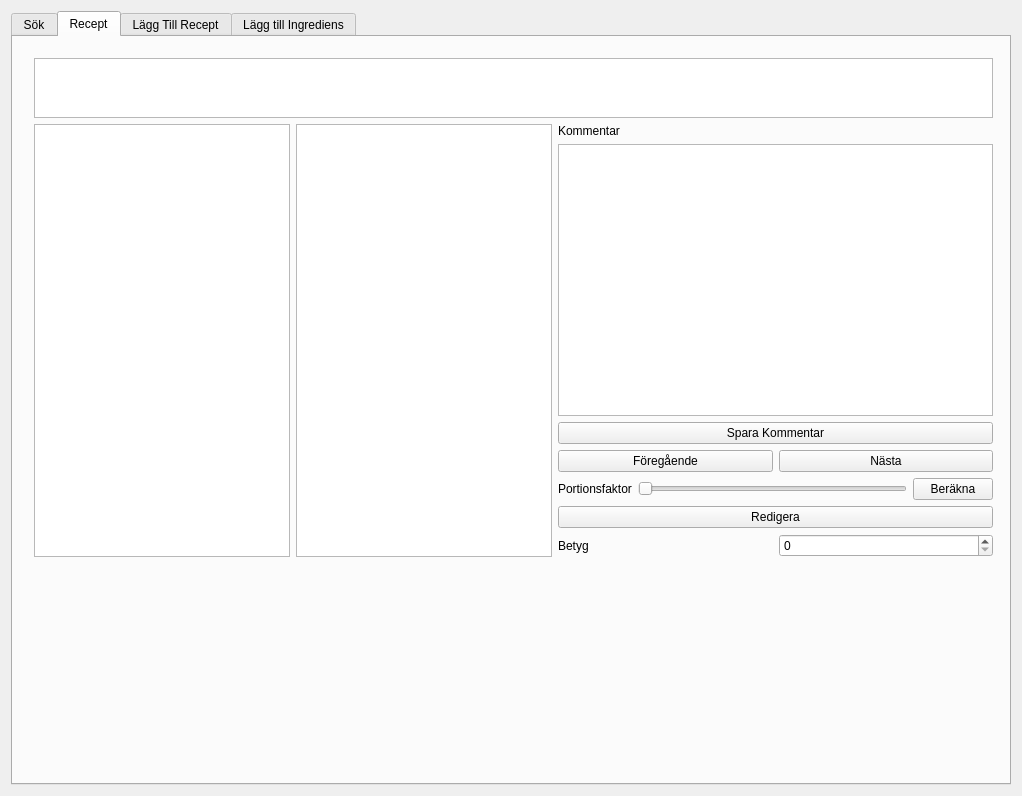
<?xml version="1.0" encoding="UTF-8"?>
<ui version="4.0">
 <class>MatLabb</class>
 <widget class="QWidget" name="MatLabb">
  <property name="windowModality">
   <enum>Qt::NonModal</enum>
  </property>
  <property name="geometry">
   <rect>
    <x>0</x>
    <y>0</y>
    <width>1022</width>
    <height>796</height>
   </rect>
  </property>
  <property name="windowTitle">
   <string>MatLabb</string>
  </property>
  <layout class="QHBoxLayout" name="horizontalLayout">
   <property name="spacing">
    <number>6</number>
   </property>
   <item>
    <widget class="QTabWidget" name="tabs">
     <property name="minimumSize">
      <size>
       <width>786</width>
       <height>0</height>
      </size>
     </property>
     <property name="layoutDirection">
      <enum>Qt::LeftToRight</enum>
     </property>
     <property name="autoFillBackground">
      <bool>false</bool>
     </property>
     <property name="styleSheet">
      <string notr="true"/>
     </property>
     <property name="tabPosition">
      <enum>QTabWidget::North</enum>
     </property>
     <property name="tabShape">
      <enum>QTabWidget::Rounded</enum>
     </property>
     <property name="currentIndex">
      <number>1</number>
     </property>
     <property name="movable">
      <bool>false</bool>
     </property>
     <widget class="QWidget" name="search_view">
      <attribute name="title">
       <string>Sök</string>
      </attribute>
      <widget class="QWidget" name="layoutWidget">
       <property name="geometry">
        <rect>
         <x>620</x>
         <y>10</y>
         <width>371</width>
         <height>521</height>
        </rect>
       </property>
       <layout class="QHBoxLayout" name="SearchResultLayout">
        <item>
         <widget class="QListWidget" name="listWresults"/>
        </item>
        <item>
         <widget class="QListWidget" name="listWresultsinfo">
          <property name="selectionMode">
           <enum>QAbstractItemView::NoSelection</enum>
          </property>
         </widget>
        </item>
        <item>
         <layout class="QVBoxLayout" name="verticalLayout_3">
          <item>
           <spacer name="verticalSpacer">
            <property name="orientation">
             <enum>Qt::Vertical</enum>
            </property>
            <property name="sizeHint" stdset="0">
             <size>
              <width>20</width>
              <height>408</height>
             </size>
            </property>
           </spacer>
          </item>
          <item>
           <widget class="QPushButton" name="OpenButton">
            <property name="text">
             <string>Öppna</string>
            </property>
           </widget>
          </item>
          <item>
           <widget class="QPushButton" name="AddButton">
            <property name="text">
             <string>Lägg till</string>
            </property>
           </widget>
          </item>
         </layout>
        </item>
       </layout>
      </widget>
      <widget class="QWidget" name="layoutWidget">
       <property name="geometry">
        <rect>
         <x>10</x>
         <y>10</y>
         <width>603</width>
         <height>521</height>
        </rect>
       </property>
       <layout class="QHBoxLayout" name="horizontalLayout_14">
        <item>
         <layout class="QVBoxLayout" name="IngredientLayout_3">
          <item>
           <layout class="QHBoxLayout" name="horizontalLayout_2">
            <item>
             <widget class="QLineEdit" name="lineEdit_dbsearch"/>
            </item>
            <item>
             <widget class="QPushButton" name="pushButton_dbsearch">
              <property name="text">
               <string>Titelsök</string>
              </property>
             </widget>
            </item>
           </layout>
          </item>
          <item>
           <layout class="QVBoxLayout" name="IngredientLayout">
            <item>
             <widget class="QLabel" name="Ingredienser">
              <property name="text">
               <string>Ingredienser</string>
              </property>
             </widget>
            </item>
            <item>
             <layout class="QHBoxLayout" name="horizontalLayout_3" stretch="0,1,0">
              <item>
               <widget class="QListWidget" name="ingredientlist_deselected">
                <property name="autoFillBackground">
                 <bool>false</bool>
                </property>
                <property name="horizontalScrollBarPolicy">
                 <enum>Qt::ScrollBarAlwaysOff</enum>
                </property>
               </widget>
              </item>
              <item>
               <layout class="QVBoxLayout" name="verticalLayout">
                <property name="spacing">
                 <number>2</number>
                </property>
                <item>
                 <widget class="QPushButton" name="pushButton_select">
                  <property name="text">
                   <string>&gt;&gt;</string>
                  </property>
                 </widget>
                </item>
                <item>
                 <widget class="QPushButton" name="pushButton_deselect">
                  <property name="text">
                   <string>&lt;&lt;</string>
                  </property>
                 </widget>
                </item>
               </layout>
              </item>
              <item>
               <widget class="QListWidget" name="ingredientlist_selected">
                <property name="horizontalScrollBarPolicy">
                 <enum>Qt::ScrollBarAlwaysOff</enum>
                </property>
               </widget>
              </item>
             </layout>
            </item>
           </layout>
          </item>
         </layout>
        </item>
        <item>
         <layout class="QVBoxLayout" name="verticalLayout_2">
          <item>
           <layout class="QVBoxLayout" name="AllergeneLayout">
            <item>
             <widget class="QLabel" name="label">
              <property name="text">
               <string>Genetiska Tillkortakommanden</string>
              </property>
             </widget>
            </item>
            <item>
             <layout class="QHBoxLayout" name="horizontalLayout_5">
              <item>
               <widget class="QListWidget" name="allergenes_deselected">
                <property name="horizontalScrollBarPolicy">
                 <enum>Qt::ScrollBarAlwaysOff</enum>
                </property>
                <item>
                 <property name="text">
                  <string>Chilipeppar</string>
                 </property>
                </item>
                <item>
                 <property name="text">
                  <string>Frukt</string>
                 </property>
                </item>
                <item>
                 <property name="text">
                  <string>Gluten</string>
                 </property>
                </item>
                <item>
                 <property name="text">
                  <string>Havre</string>
                 </property>
                </item>
                <item>
                 <property name="text">
                  <string>Jordnötter</string>
                 </property>
                </item>
                <item>
                 <property name="text">
                  <string>Kött</string>
                 </property>
                </item>
                <item>
                 <property name="text">
                  <string>Laktos</string>
                 </property>
                </item>
                <item>
                 <property name="text">
                  <string>Mjölk</string>
                 </property>
                </item>
                <item>
                 <property name="text">
                  <string>Skaldjur</string>
                 </property>
                </item>
                <item>
                 <property name="text">
                  <string>Soja</string>
                 </property>
                </item>
                <item>
                 <property name="text">
                  <string>Trädnötter</string>
                 </property>
                </item>
                <item>
                 <property name="text">
                  <string>Vitlök</string>
                 </property>
                </item>
                <item>
                 <property name="text">
                  <string>Vete</string>
                 </property>
                </item>
                <item>
                 <property name="text">
                  <string>Ägg</string>
                 </property>
                </item>
               </widget>
              </item>
              <item>
               <layout class="QVBoxLayout" name="verticalLayout_4">
                <item>
                 <widget class="QPushButton" name="pushButton_allergenes_select">
                  <property name="text">
                   <string>&gt;&gt;</string>
                  </property>
                 </widget>
                </item>
                <item>
                 <widget class="QPushButton" name="pushButton_allergenes_deselect">
                  <property name="text">
                   <string>&lt;&lt;</string>
                  </property>
                 </widget>
                </item>
               </layout>
              </item>
              <item>
               <widget class="QListWidget" name="allergenes_selected">
                <property name="horizontalScrollBarPolicy">
                 <enum>Qt::ScrollBarAlwaysOff</enum>
                </property>
               </widget>
              </item>
             </layout>
            </item>
           </layout>
          </item>
          <item>
           <layout class="QVBoxLayout" name="DietLayouts">
            <item>
             <widget class="QLabel" name="label_3">
              <property name="text">
               <string>Kosthållning</string>
              </property>
             </widget>
            </item>
            <item>
             <layout class="QHBoxLayout" name="horizontalLayout_6">
              <item>
               <widget class="QListWidget" name="diet_deselected">
                <property name="horizontalScrollBarPolicy">
                 <enum>Qt::ScrollBarAlwaysOff</enum>
                </property>
                <item>
                 <property name="text">
                  <string>Halal</string>
                 </property>
                </item>
                <item>
                 <property name="text">
                  <string>Kosher</string>
                 </property>
                </item>
                <item>
                 <property name="text">
                  <string>Vegan</string>
                 </property>
                </item>
                <item>
                 <property name="text">
                  <string>Vegetarian</string>
                 </property>
                </item>
               </widget>
              </item>
              <item>
               <layout class="QVBoxLayout" name="verticalLayout_5">
                <item>
                 <widget class="QPushButton" name="pushButton_diet_select">
                  <property name="text">
                   <string>&gt;&gt;</string>
                  </property>
                 </widget>
                </item>
                <item>
                 <widget class="QPushButton" name="pushButton_diet_deselect">
                  <property name="text">
                   <string>&lt;&lt;</string>
                  </property>
                 </widget>
                </item>
               </layout>
              </item>
              <item>
               <widget class="QListWidget" name="diet_selected">
                <property name="horizontalScrollBarPolicy">
                 <enum>Qt::ScrollBarAlwaysOff</enum>
                </property>
               </widget>
              </item>
             </layout>
            </item>
           </layout>
          </item>
          <item>
           <layout class="QVBoxLayout" name="IntervalLayout">
            <item>
             <layout class="QHBoxLayout" name="EnergyLayout">
              <item>
               <widget class="QLabel" name="energyLabel">
                <property name="text">
                 <string>Energiintervall</string>
                </property>
               </widget>
              </item>
              <item>
               <widget class="QSpinBox" name="energyMin">
                <property name="suffix">
                 <string> kcal</string>
                </property>
               </widget>
              </item>
              <item>
               <widget class="QSpinBox" name="energyMax">
                <property name="suffix">
                 <string> kcal</string>
                </property>
                <property name="maximum">
                 <number>99999</number>
                </property>
               </widget>
              </item>
             </layout>
            </item>
            <item>
             <layout class="QHBoxLayout" name="TimeLayout">
              <item>
               <widget class="QLabel" name="label_16">
                <property name="text">
                 <string>Tidsintervall</string>
                </property>
               </widget>
              </item>
              <item>
               <widget class="QSpinBox" name="timeMin">
                <property name="suffix">
                 <string> m</string>
                </property>
               </widget>
              </item>
              <item>
               <widget class="QSpinBox" name="timeMax">
                <property name="suffix">
                 <string> m</string>
                </property>
                <property name="maximum">
                 <number>99999</number>
                </property>
               </widget>
              </item>
             </layout>
            </item>
            <item>
             <layout class="QHBoxLayout" name="CostLayout">
              <item>
               <widget class="QLabel" name="label_14">
                <property name="text">
                 <string>Kostnadsintervall</string>
                </property>
               </widget>
              </item>
              <item>
               <widget class="QSpinBox" name="costMin">
                <property name="suffix">
                 <string> kr</string>
                </property>
               </widget>
              </item>
              <item>
               <widget class="QSpinBox" name="costMax">
                <property name="suffix">
                 <string> kr</string>
                </property>
                <property name="maximum">
                 <number>99999</number>
                </property>
               </widget>
              </item>
             </layout>
            </item>
            <item>
             <widget class="QPushButton" name="searchButton">
              <property name="text">
               <string>Sök</string>
              </property>
             </widget>
            </item>
           </layout>
          </item>
         </layout>
        </item>
       </layout>
      </widget>
     </widget>
     <widget class="QWidget" name="recipe_view">
      <attribute name="title">
       <string>Recept</string>
      </attribute>
      <widget class="QWidget" name="layoutWidget">
       <property name="geometry">
        <rect>
         <x>10</x>
         <y>10</y>
         <width>981</width>
         <height>521</height>
        </rect>
       </property>
       <layout class="QVBoxLayout" name="RecipeViewLayout">
        <item>
         <widget class="QListWidget" name="RecipeInfo">
          <property name="maximumSize">
           <size>
            <width>16777215</width>
            <height>60</height>
           </size>
          </property>
         </widget>
        </item>
        <item>
         <layout class="QHBoxLayout" name="horizontalLayout_10">
          <item>
           <layout class="QHBoxLayout" name="horizontalLayout_8">
            <item>
             <widget class="QTextBrowser" name="RecipeIngredients"/>
            </item>
            <item>
             <widget class="QTextBrowser" name="Method">
              <property name="acceptDrops">
               <bool>false</bool>
              </property>
              <property name="undoRedoEnabled">
               <bool>false</bool>
              </property>
              <property name="html">
               <string>&lt;!DOCTYPE HTML PUBLIC &quot;-//W3C//DTD HTML 4.0//EN&quot; &quot;http://www.w3.org/TR/REC-html40/strict.dtd&quot;&gt;
&lt;html&gt;&lt;head&gt;&lt;meta name=&quot;qrichtext&quot; content=&quot;1&quot; /&gt;&lt;style type=&quot;text/css&quot;&gt;
p, li { white-space: pre-wrap; }
&lt;/style&gt;&lt;/head&gt;&lt;body style=&quot; font-family:'Noto Sans'; font-size:9pt; font-weight:400; font-style:normal;&quot;&gt;
&lt;p style=&quot;-qt-paragraph-type:empty; margin-top:0px; margin-bottom:0px; margin-left:0px; margin-right:0px; -qt-block-indent:0; text-indent:0px;&quot;&gt;&lt;br /&gt;&lt;/p&gt;&lt;/body&gt;&lt;/html&gt;</string>
              </property>
             </widget>
            </item>
           </layout>
          </item>
          <item>
           <layout class="QVBoxLayout" name="verticalLayout_9">
            <item>
             <layout class="QVBoxLayout" name="commentVerticalLayout">
              <item>
               <layout class="QVBoxLayout" name="verticalLayout_6">
                <item>
                 <widget class="QLabel" name="Kommentar">
                  <property name="text">
                   <string>Kommentar</string>
                  </property>
                 </widget>
                </item>
                <item>
                 <widget class="QPlainTextEdit" name="comment_plainTextEdit"/>
                </item>
                <item>
                 <widget class="QPushButton" name="comment">
                  <property name="text">
                   <string>Spara Kommentar</string>
                  </property>
                 </widget>
                </item>
                <item>
                 <layout class="QHBoxLayout" name="horizontalLayout_4">
                  <item>
                   <widget class="QPushButton" name="pushButton_3">
                    <property name="text">
                     <string>Föregående</string>
                    </property>
                   </widget>
                  </item>
                  <item>
                   <widget class="QPushButton" name="pushButton_2">
                    <property name="text">
                     <string>Nästa</string>
                    </property>
                   </widget>
                  </item>
                 </layout>
                </item>
               </layout>
              </item>
             </layout>
            </item>
            <item>
             <layout class="QVBoxLayout" name="verticalLayout_8">
              <item>
               <layout class="QHBoxLayout" name="horizontalLayout_7">
                <item>
                 <widget class="QLabel" name="label_5">
                  <property name="text">
                   <string>Portionsfaktor</string>
                  </property>
                 </widget>
                </item>
                <item>
                 <widget class="QSlider" name="horizontalSlider">
                  <property name="orientation">
                   <enum>Qt::Horizontal</enum>
                  </property>
                 </widget>
                </item>
                <item>
                 <widget class="QPushButton" name="pushButton">
                  <property name="text">
                   <string>Beräkna</string>
                  </property>
                 </widget>
                </item>
               </layout>
              </item>
              <item>
               <layout class="QVBoxLayout" name="verticalLayout_7">
                <item>
                 <widget class="QPushButton" name="pushButton_4">
                  <property name="text">
                   <string>Redigera</string>
                  </property>
                 </widget>
                </item>
                <item>
                 <layout class="QHBoxLayout" name="horizontalLayout_9">
                  <item>
                   <widget class="QLabel" name="label_6">
                    <property name="text">
                     <string>Betyg</string>
                    </property>
                   </widget>
                  </item>
                  <item>
                   <widget class="QSpinBox" name="rating_spinBox"/>
                  </item>
                 </layout>
                </item>
               </layout>
              </item>
             </layout>
            </item>
           </layout>
          </item>
         </layout>
        </item>
       </layout>
      </widget>
     </widget>
     <widget class="QWidget" name="add_recipe_view">
      <attribute name="title">
       <string>Lägg Till Recept</string>
      </attribute>
      <widget class="QWidget" name="layoutWidget_2">
       <property name="geometry">
        <rect>
         <x>10</x>
         <y>10</y>
         <width>271</width>
         <height>401</height>
        </rect>
       </property>
       <layout class="QVBoxLayout" name="IngredientLayout_2">
        <item>
         <widget class="QLabel" name="label_7">
          <property name="text">
           <string>Ingredienser</string>
          </property>
         </widget>
        </item>
        <item>
         <layout class="QHBoxLayout" name="horizontalLayout_11" stretch="0,1,0">
          <item>
           <widget class="QListWidget" name="ingredientlist_deselected_2">
            <property name="autoFillBackground">
             <bool>false</bool>
            </property>
            <property name="horizontalScrollBarPolicy">
             <enum>Qt::ScrollBarAlwaysOff</enum>
            </property>
           </widget>
          </item>
          <item>
           <layout class="QVBoxLayout" name="verticalLayout_10">
            <property name="spacing">
             <number>2</number>
            </property>
            <item>
             <widget class="QPushButton" name="pushButton_select_2">
              <property name="text">
               <string>&gt;&gt;</string>
              </property>
             </widget>
            </item>
            <item>
             <widget class="QPushButton" name="pushButton_deselect_2">
              <property name="text">
               <string>&lt;&lt;</string>
              </property>
             </widget>
            </item>
           </layout>
          </item>
          <item>
           <widget class="QListWidget" name="ingredientlist_selected_2">
            <property name="horizontalScrollBarPolicy">
             <enum>Qt::ScrollBarAlwaysOff</enum>
            </property>
           </widget>
          </item>
         </layout>
        </item>
       </layout>
      </widget>
      <widget class="QPlainTextEdit" name="plainTextEdit_2">
       <property name="geometry">
        <rect>
         <x>440</x>
         <y>160</y>
         <width>104</width>
         <height>78</height>
        </rect>
       </property>
      </widget>
      <widget class="QLabel" name="label_8">
       <property name="geometry">
        <rect>
         <x>440</x>
         <y>140</y>
         <width>269</width>
         <height>17</height>
        </rect>
       </property>
       <property name="text">
        <string>Instruktioner</string>
       </property>
      </widget>
     </widget>
     <widget class="QWidget" name="add_ingredient_view">
      <attribute name="title">
       <string>Lägg till Ingrediens</string>
      </attribute>
      <widget class="QWidget" name="layoutWidget">
       <property name="geometry">
        <rect>
         <x>10</x>
         <y>10</y>
         <width>321</width>
         <height>721</height>
        </rect>
       </property>
       <layout class="QVBoxLayout" name="verticalLayout_14">
        <item>
         <layout class="QVBoxLayout" name="verticalLayout_13">
          <item>
           <layout class="QHBoxLayout" name="name_horizontal">
            <item>
             <widget class="QLabel" name="label_9">
              <property name="text">
               <string>Namn</string>
              </property>
             </widget>
            </item>
            <item>
             <widget class="QLineEdit" name="IngredientName"/>
            </item>
           </layout>
          </item>
          <item>
           <layout class="QHBoxLayout" name="cost_horizontal">
            <item>
             <widget class="QLabel" name="label_10">
              <property name="text">
               <string>Kostnad</string>
              </property>
             </widget>
            </item>
            <item>
             <widget class="QSpinBox" name="costSpinBox">
              <property name="suffix">
               <string> kr</string>
              </property>
             </widget>
            </item>
           </layout>
          </item>
          <item>
           <layout class="QHBoxLayout" name="energy_horizontal">
            <item>
             <widget class="QLabel" name="label_11">
              <property name="text">
               <string>Energi</string>
              </property>
             </widget>
            </item>
            <item>
             <widget class="QSpinBox" name="energyspinbox">
              <property name="suffix">
               <string> kcal</string>
              </property>
             </widget>
            </item>
           </layout>
          </item>
         </layout>
        </item>
        <item>
         <layout class="QVBoxLayout" name="BlackListVertical_2">
          <item>
           <layout class="QVBoxLayout" name="AllergenLayout_2">
            <item>
             <widget class="QLabel" name="label_12">
              <property name="text">
               <string>Genetiska Tillkortakommanden</string>
              </property>
             </widget>
            </item>
            <item>
             <layout class="QHBoxLayout" name="horizontalLayout_12">
              <item>
               <widget class="QListWidget" name="allergenes_deselected_2">
                <property name="horizontalScrollBarPolicy">
                 <enum>Qt::ScrollBarAlwaysOff</enum>
                </property>
                <item>
                 <property name="text">
                  <string>Chilipeppar</string>
                 </property>
                </item>
                <item>
                 <property name="text">
                  <string>Frukt</string>
                 </property>
                </item>
                <item>
                 <property name="text">
                  <string>Gluten</string>
                 </property>
                </item>
                <item>
                 <property name="text">
                  <string>Havre</string>
                 </property>
                </item>
                <item>
                 <property name="text">
                  <string>Jordnötter</string>
                 </property>
                </item>
                <item>
                 <property name="text">
                  <string>Kött</string>
                 </property>
                </item>
                <item>
                 <property name="text">
                  <string>Laktos</string>
                 </property>
                </item>
                <item>
                 <property name="text">
                  <string>Mjölk</string>
                 </property>
                </item>
                <item>
                 <property name="text">
                  <string>Skaldjur</string>
                 </property>
                </item>
                <item>
                 <property name="text">
                  <string>Soja</string>
                 </property>
                </item>
                <item>
                 <property name="text">
                  <string>Trädnötter</string>
                 </property>
                </item>
                <item>
                 <property name="text">
                  <string>Vitlök</string>
                 </property>
                </item>
                <item>
                 <property name="text">
                  <string>Vete</string>
                 </property>
                </item>
                <item>
                 <property name="text">
                  <string>Ägg</string>
                 </property>
                </item>
               </widget>
              </item>
              <item>
               <layout class="QVBoxLayout" name="verticalLayout_11">
                <item>
                 <widget class="QPushButton" name="pushButton_allergenes_select_2">
                  <property name="text">
                   <string>&gt;&gt;</string>
                  </property>
                 </widget>
                </item>
                <item>
                 <widget class="QPushButton" name="pushButton_allergenes_deselect_2">
                  <property name="text">
                   <string>&lt;&lt;</string>
                  </property>
                 </widget>
                </item>
               </layout>
              </item>
              <item>
               <widget class="QListWidget" name="allergenes_selected_2">
                <property name="horizontalScrollBarPolicy">
                 <enum>Qt::ScrollBarAlwaysOff</enum>
                </property>
               </widget>
              </item>
             </layout>
            </item>
           </layout>
          </item>
          <item>
           <layout class="QVBoxLayout" name="DietLayouts_2">
            <item>
             <widget class="QLabel" name="label_13">
              <property name="text">
               <string>Kosthållning</string>
              </property>
             </widget>
            </item>
            <item>
             <layout class="QHBoxLayout" name="horizontalLayout_13">
              <item>
               <widget class="QListWidget" name="diet_deselected_2">
                <property name="horizontalScrollBarPolicy">
                 <enum>Qt::ScrollBarAlwaysOff</enum>
                </property>
                <item>
                 <property name="text">
                  <string>Halal</string>
                 </property>
                </item>
                <item>
                 <property name="text">
                  <string>Kosher</string>
                 </property>
                </item>
                <item>
                 <property name="text">
                  <string>Vegetarian</string>
                 </property>
                </item>
                <item>
                 <property name="text">
                  <string>Vegan</string>
                 </property>
                </item>
               </widget>
              </item>
              <item>
               <layout class="QVBoxLayout" name="verticalLayout_12">
                <item>
                 <widget class="QPushButton" name="pushButton_diet_select_2">
                  <property name="text">
                   <string>&gt;&gt;</string>
                  </property>
                 </widget>
                </item>
                <item>
                 <widget class="QPushButton" name="pushButton_diet_deselect_2">
                  <property name="text">
                   <string>&lt;&lt;</string>
                  </property>
                 </widget>
                </item>
               </layout>
              </item>
              <item>
               <widget class="QListWidget" name="diet_selected_2">
                <property name="horizontalScrollBarPolicy">
                 <enum>Qt::ScrollBarAlwaysOff</enum>
                </property>
               </widget>
              </item>
             </layout>
            </item>
           </layout>
          </item>
         </layout>
        </item>
        <item>
         <widget class="QPushButton" name="addIngredientButton">
          <property name="text">
           <string>Spara</string>
          </property>
         </widget>
        </item>
       </layout>
      </widget>
     </widget>
    </widget>
   </item>
  </layout>
  <action name="actionAyy_lmao">
   <property name="checkable">
    <bool>true</bool>
   </property>
   <property name="text">
    <string>ayy lmao</string>
   </property>
  </action>
 </widget>
 <layoutdefault spacing="6" margin="11"/>
 <resources/>
 <connections/>
</ui>
